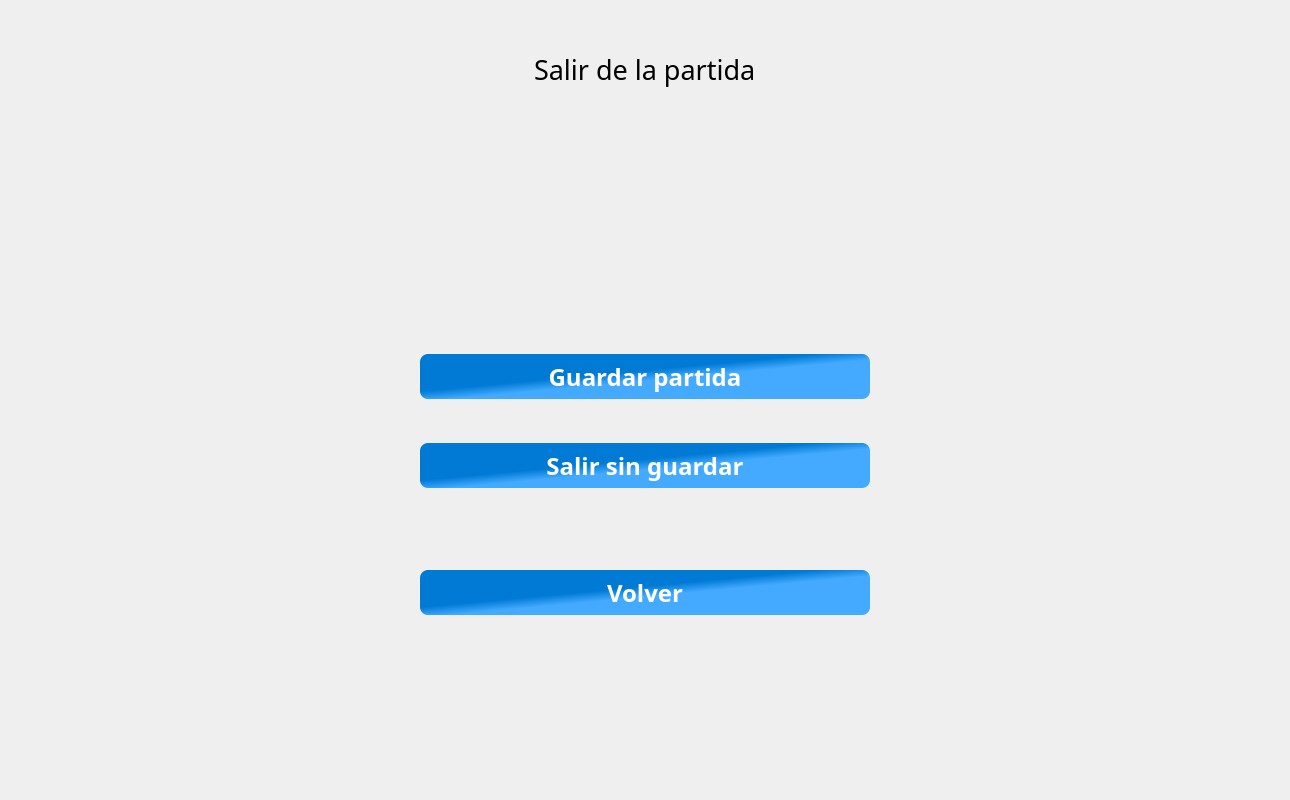
<?xml version="1.0" encoding="UTF-8"?>
<ui version="4.0">
 <class>PantallaPausa</class>
 <widget class="QWidget" name="PantallaPausa">
  <property name="geometry">
   <rect>
    <x>0</x>
    <y>0</y>
    <width>1290</width>
    <height>800</height>
   </rect>
  </property>
  <property name="minimumSize">
   <size>
    <width>1290</width>
    <height>800</height>
   </size>
  </property>
  <property name="maximumSize">
   <size>
    <width>1920</width>
    <height>1080</height>
   </size>
  </property>
  <property name="windowTitle">
   <string>Form</string>
  </property>
  <layout class="QVBoxLayout" name="verticalLayout_6">
   <property name="spacing">
    <number>0</number>
   </property>
   <property name="leftMargin">
    <number>0</number>
   </property>
   <property name="topMargin">
    <number>0</number>
   </property>
   <property name="rightMargin">
    <number>0</number>
   </property>
   <property name="bottomMargin">
    <number>0</number>
   </property>
   <item>
    <layout class="QHBoxLayout" name="horizontalLayout">
     <property name="spacing">
      <number>0</number>
     </property>
     <item alignment="Qt::AlignmentFlag::AlignHCenter">
      <widget class="QStackedWidget" name="stackPaginas">
       <property name="minimumSize">
        <size>
         <width>600</width>
         <height>75</height>
        </size>
       </property>
       <property name="maximumSize">
        <size>
         <width>1920</width>
         <height>800</height>
        </size>
       </property>
       <property name="font">
        <font>
         <pointsize>20</pointsize>
        </font>
       </property>
       <property name="styleSheet">
        <string notr="true">QPushButton {
    border: none;           
	background-color: qlineargradient(spread:pad, x1:0.542, y1:0.556818, x2:0.425, y2:0.431818, stop:0 rgba(67, 170, 255, 255), stop:1 rgba(0, 122, 213, 255));	
	font-size: 24px;
color: white;
border-radius: 8px;
}

QPushButton:hover {
	border: 5px solid rgb(55, 125, 255);
}

QPushButton:pressed {
border: 7px solid rgb(55, 125, 255);
}</string>
       </property>
       <property name="currentIndex">
        <number>0</number>
       </property>
       <widget class="QWidget" name="pageGuardado">
        <layout class="QVBoxLayout" name="verticalLayout_7">
         <item alignment="Qt::AlignmentFlag::AlignHCenter">
          <widget class="QLabel" name="label_5">
           <property name="font">
            <font>
             <family>Ubuntu Nerd Font</family>
             <pointsize>20</pointsize>
            </font>
           </property>
           <property name="text">
            <string>Salir de la partida</string>
           </property>
          </widget>
         </item>
         <item>
          <spacer name="verticalSpacer_4">
           <property name="orientation">
            <enum>Qt::Orientation::Vertical</enum>
           </property>
           <property name="sizeType">
            <enum>QSizePolicy::Policy::Maximum</enum>
           </property>
           <property name="sizeHint" stdset="0">
            <size>
             <width>20</width>
             <height>180</height>
            </size>
           </property>
          </spacer>
         </item>
         <item alignment="Qt::AlignmentFlag::AlignHCenter|Qt::AlignmentFlag::AlignVCenter">
          <widget class="QPushButton" name="btnGuardarPartida">
           <property name="minimumSize">
            <size>
             <width>450</width>
             <height>45</height>
            </size>
           </property>
           <property name="maximumSize">
            <size>
             <width>1290</width>
             <height>75</height>
            </size>
           </property>
           <property name="font">
            <font>
             <family>Ubuntu Nerd Font</family>
             <pointsize>-1</pointsize>
             <bold>true</bold>
            </font>
           </property>
           <property name="text">
            <string>Guardar partida</string>
           </property>
          </widget>
         </item>
         <item alignment="Qt::AlignmentFlag::AlignHCenter|Qt::AlignmentFlag::AlignTop">
          <widget class="QPushButton" name="btnSalirSinGuardar">
           <property name="minimumSize">
            <size>
             <width>450</width>
             <height>45</height>
            </size>
           </property>
           <property name="maximumSize">
            <size>
             <width>1290</width>
             <height>75</height>
            </size>
           </property>
           <property name="font">
            <font>
             <family>Ubuntu Nerd Font</family>
             <pointsize>-1</pointsize>
             <bold>true</bold>
            </font>
           </property>
           <property name="text">
            <string>Salir sin guardar</string>
           </property>
          </widget>
         </item>
         <item alignment="Qt::AlignmentFlag::AlignHCenter|Qt::AlignmentFlag::AlignTop">
          <widget class="QPushButton" name="btnVolverPG">
           <property name="minimumSize">
            <size>
             <width>450</width>
             <height>45</height>
            </size>
           </property>
           <property name="maximumSize">
            <size>
             <width>1280</width>
             <height>100</height>
            </size>
           </property>
           <property name="font">
            <font>
             <family>Ubuntu Nerd Font</family>
             <pointsize>-1</pointsize>
             <bold>true</bold>
            </font>
           </property>
           <property name="text">
            <string>Volver</string>
           </property>
          </widget>
         </item>
         <item>
          <spacer name="verticalSpacer_3">
           <property name="orientation">
            <enum>Qt::Orientation::Vertical</enum>
           </property>
           <property name="sizeType">
            <enum>QSizePolicy::Policy::Preferred</enum>
           </property>
           <property name="sizeHint" stdset="0">
            <size>
             <width>20</width>
             <height>100</height>
            </size>
           </property>
          </spacer>
         </item>
        </layout>
       </widget>
       <widget class="QWidget" name="pagePausa">
        <property name="styleSheet">
         <string notr="true">QPushButton {
    border: none;           
	background-color: qlineargradient(spread:pad, x1:0.542, y1:0.556818, x2:0.425, y2:0.431818, stop:0 rgba(67, 170, 255, 255), stop:1 rgba(0, 122, 213, 255));	
	font-size: 24px;
color: white;
border-radius: 8px;
}

QPushButton:hover {
	border: 5px solid rgb(55, 125, 255);
}

QPushButton:pressed {
border: 7px solid rgb(55, 125, 255);
}</string>
        </property>
        <layout class="QVBoxLayout" name="verticalLayout">
         <item alignment="Qt::AlignmentFlag::AlignHCenter">
          <widget class="QLabel" name="label">
           <property name="minimumSize">
            <size>
             <width>400</width>
             <height>0</height>
            </size>
           </property>
           <property name="maximumSize">
            <size>
             <width>600</width>
             <height>50</height>
            </size>
           </property>
           <property name="font">
            <font>
             <family>Ubuntu Nerd Font</family>
             <pointsize>24</pointsize>
             <bold>true</bold>
             <hintingpreference>PreferDefaultHinting</hintingpreference>
            </font>
           </property>
           <property name="text">
            <string>Pausa</string>
           </property>
           <property name="alignment">
            <set>Qt::AlignmentFlag::AlignCenter</set>
           </property>
          </widget>
         </item>
         <item alignment="Qt::AlignmentFlag::AlignHCenter">
          <widget class="QPushButton" name="btnRenaudar">
           <property name="minimumSize">
            <size>
             <width>400</width>
             <height>50</height>
            </size>
           </property>
           <property name="maximumSize">
            <size>
             <width>1290</width>
             <height>75</height>
            </size>
           </property>
           <property name="font">
            <font>
             <pointsize>-1</pointsize>
             <bold>true</bold>
            </font>
           </property>
           <property name="text">
            <string>Renaudar</string>
           </property>
          </widget>
         </item>
         <item alignment="Qt::AlignmentFlag::AlignHCenter">
          <widget class="QPushButton" name="btnConfiguracion">
           <property name="minimumSize">
            <size>
             <width>400</width>
             <height>50</height>
            </size>
           </property>
           <property name="maximumSize">
            <size>
             <width>1290</width>
             <height>75</height>
            </size>
           </property>
           <property name="font">
            <font>
             <pointsize>-1</pointsize>
             <bold>true</bold>
            </font>
           </property>
           <property name="text">
            <string>Configuracion</string>
           </property>
          </widget>
         </item>
         <item alignment="Qt::AlignmentFlag::AlignHCenter">
          <widget class="QPushButton" name="btnVolverAlInicio">
           <property name="minimumSize">
            <size>
             <width>400</width>
             <height>50</height>
            </size>
           </property>
           <property name="maximumSize">
            <size>
             <width>1290</width>
             <height>75</height>
            </size>
           </property>
           <property name="font">
            <font>
             <pointsize>-1</pointsize>
             <bold>true</bold>
            </font>
           </property>
           <property name="text">
            <string>Salir</string>
           </property>
          </widget>
         </item>
        </layout>
       </widget>
       <widget class="QWidget" name="pageConfiguracion">
        <layout class="QVBoxLayout" name="verticalLayout_2">
         <property name="spacing">
          <number>0</number>
         </property>
         <property name="leftMargin">
          <number>0</number>
         </property>
         <property name="topMargin">
          <number>0</number>
         </property>
         <property name="rightMargin">
          <number>0</number>
         </property>
         <item alignment="Qt::AlignmentFlag::AlignHCenter">
          <widget class="QLabel" name="label_2">
           <property name="maximumSize">
            <size>
             <width>16777215</width>
             <height>40</height>
            </size>
           </property>
           <property name="font">
            <font>
             <family>JetBrainsMono Nerd Font</family>
             <pointsize>20</pointsize>
             <bold>true</bold>
            </font>
           </property>
           <property name="text">
            <string>Configuracion</string>
           </property>
          </widget>
         </item>
         <item>
          <widget class="QWidget" name="widget" native="true">
           <layout class="QVBoxLayout" name="verticalLayout_3">
            <property name="spacing">
             <number>20</number>
            </property>
            <item>
             <spacer name="verticalSpacer_2">
              <property name="orientation">
               <enum>Qt::Orientation::Vertical</enum>
              </property>
              <property name="sizeHint" stdset="0">
               <size>
                <width>20</width>
                <height>40</height>
               </size>
              </property>
             </spacer>
            </item>
            <item alignment="Qt::AlignmentFlag::AlignTop">
             <widget class="QLabel" name="label_3">
              <property name="maximumSize">
               <size>
                <width>16777215</width>
                <height>30</height>
               </size>
              </property>
              <property name="font">
               <font>
                <family>JetBrainsMono Nerd Font</family>
                <pointsize>14</pointsize>
                <bold>true</bold>
               </font>
              </property>
              <property name="text">
               <string>Musica</string>
              </property>
              <property name="alignment">
               <set>Qt::AlignmentFlag::AlignCenter</set>
              </property>
             </widget>
            </item>
            <item alignment="Qt::AlignmentFlag::AlignHCenter">
             <widget class="QSlider" name="sliderMusica">
              <property name="minimumSize">
               <size>
                <width>400</width>
                <height>20</height>
               </size>
              </property>
              <property name="maximumSize">
               <size>
                <width>400</width>
                <height>20</height>
               </size>
              </property>
              <property name="cursor">
               <cursorShape>ClosedHandCursor</cursorShape>
              </property>
              <property name="maximum">
               <number>100</number>
              </property>
              <property name="orientation">
               <enum>Qt::Orientation::Horizontal</enum>
              </property>
             </widget>
            </item>
            <item alignment="Qt::AlignmentFlag::AlignHCenter">
             <widget class="QLabel" name="labelMusicaPorc">
              <property name="font">
               <font>
                <family>Ubuntu Nerd Font</family>
                <pointsize>14</pointsize>
                <bold>true</bold>
               </font>
              </property>
              <property name="text">
               <string/>
              </property>
             </widget>
            </item>
            <item>
             <widget class="QLabel" name="label_4">
              <property name="maximumSize">
               <size>
                <width>16777215</width>
                <height>30</height>
               </size>
              </property>
              <property name="font">
               <font>
                <family>JetBrainsMono Nerd Font</family>
                <pointsize>14</pointsize>
                <bold>true</bold>
               </font>
              </property>
              <property name="text">
               <string>Efectos de sonidos</string>
              </property>
              <property name="alignment">
               <set>Qt::AlignmentFlag::AlignCenter</set>
              </property>
             </widget>
            </item>
            <item alignment="Qt::AlignmentFlag::AlignHCenter">
             <widget class="QSlider" name="sliderSonidos">
              <property name="minimumSize">
               <size>
                <width>400</width>
                <height>20</height>
               </size>
              </property>
              <property name="maximumSize">
               <size>
                <width>400</width>
                <height>20</height>
               </size>
              </property>
              <property name="cursor">
               <cursorShape>ClosedHandCursor</cursorShape>
              </property>
              <property name="maximum">
               <number>100</number>
              </property>
              <property name="orientation">
               <enum>Qt::Orientation::Horizontal</enum>
              </property>
             </widget>
            </item>
            <item alignment="Qt::AlignmentFlag::AlignHCenter">
             <widget class="QLabel" name="labelSonidosPorc">
              <property name="font">
               <font>
                <family>Ubuntu Nerd Font</family>
                <pointsize>14</pointsize>
                <bold>true</bold>
               </font>
              </property>
              <property name="text">
               <string/>
              </property>
             </widget>
            </item>
            <item>
             <widget class="QStackedWidget" name="stackBtns">
              <property name="minimumSize">
               <size>
                <width>500</width>
                <height>100</height>
               </size>
              </property>
              <property name="currentIndex">
               <number>0</number>
              </property>
              <widget class="QWidget" name="pageModoVentana">
               <layout class="QVBoxLayout" name="verticalLayout_5">
                <item alignment="Qt::AlignmentFlag::AlignHCenter">
                 <widget class="QPushButton" name="btnModoVentana">
                  <property name="minimumSize">
                   <size>
                    <width>450</width>
                    <height>50</height>
                   </size>
                  </property>
                  <property name="font">
                   <font>
                    <family>JetBrainsMono Nerd Font</family>
                    <pointsize>-1</pointsize>
                    <bold>true</bold>
                   </font>
                  </property>
                  <property name="text">
                   <string>Activar modo ventana</string>
                  </property>
                 </widget>
                </item>
               </layout>
              </widget>
              <widget class="QWidget" name="pagePantallaCompleta">
               <layout class="QVBoxLayout" name="verticalLayout_4">
                <item alignment="Qt::AlignmentFlag::AlignHCenter">
                 <widget class="QPushButton" name="btnPantallaCompleta">
                  <property name="minimumSize">
                   <size>
                    <width>450</width>
                    <height>50</height>
                   </size>
                  </property>
                  <property name="font">
                   <font>
                    <family>JetBrainsMono Nerd Font</family>
                    <pointsize>-1</pointsize>
                    <bold>true</bold>
                   </font>
                  </property>
                  <property name="text">
                   <string>Activar pantalla completa</string>
                  </property>
                 </widget>
                </item>
               </layout>
              </widget>
             </widget>
            </item>
           </layout>
          </widget>
         </item>
         <item>
          <spacer name="verticalSpacer">
           <property name="orientation">
            <enum>Qt::Orientation::Vertical</enum>
           </property>
           <property name="sizeType">
            <enum>QSizePolicy::Policy::Expanding</enum>
           </property>
           <property name="sizeHint" stdset="0">
            <size>
             <width>20</width>
             <height>200</height>
            </size>
           </property>
          </spacer>
         </item>
         <item alignment="Qt::AlignmentFlag::AlignHCenter|Qt::AlignmentFlag::AlignBottom">
          <widget class="QPushButton" name="btnVolver">
           <property name="minimumSize">
            <size>
             <width>300</width>
             <height>50</height>
            </size>
           </property>
           <property name="maximumSize">
            <size>
             <width>300</width>
             <height>50</height>
            </size>
           </property>
           <property name="font">
            <font>
             <family>JetBrainsMono Nerd Font</family>
             <pointsize>-1</pointsize>
             <bold>true</bold>
            </font>
           </property>
           <property name="cursor">
            <cursorShape>PointingHandCursor</cursorShape>
           </property>
           <property name="text">
            <string>Volver</string>
           </property>
          </widget>
         </item>
         <item>
          <spacer name="horizontalSpacer">
           <property name="orientation">
            <enum>Qt::Orientation::Horizontal</enum>
           </property>
           <property name="sizeHint" stdset="0">
            <size>
             <width>40</width>
             <height>20</height>
            </size>
           </property>
          </spacer>
         </item>
        </layout>
       </widget>
      </widget>
     </item>
    </layout>
   </item>
  </layout>
 </widget>
 <resources/>
 <connections/>
</ui>
